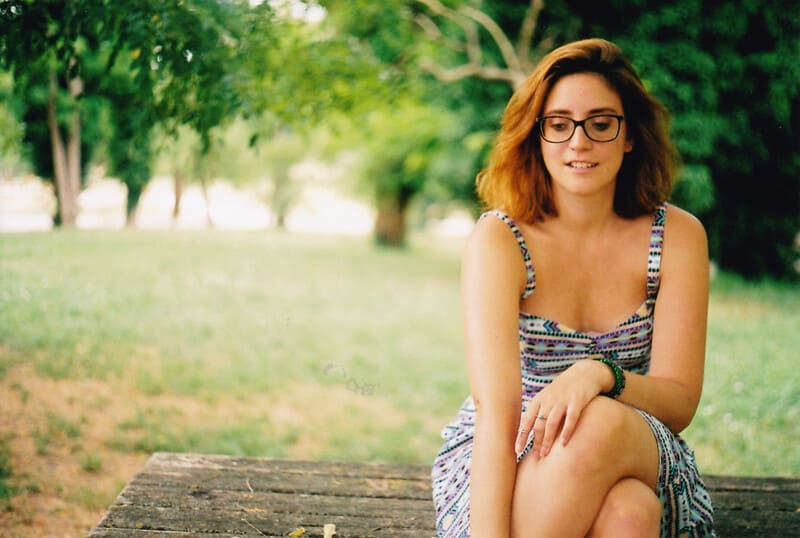
#> input picture pictures/img1.jpg, 800 x 538 px; its folder holds 4 pictures in this run
$ python face-recognition.py
#> lines starting #> are read from the running program, lines starting #| are printed output that depends on the picture; after the words box and inside, x2 and y2 are one past the last pixel; in counts of white or black regions, pixels touching at a corner belong together
import os
import time
import cv2

# fetch the images from a folder
def getListOfFiles(dirName):
#> called with dirName = 'pictures'
    listOfFile = os.listdir(dirName)
    allFiles = list()

    for entry in listOfFile:
        fullPath = os.path.join(dirName, entry)
        if os.path.isdir(fullPath):
            allFiles = allFiles + getListOfFiles(fullPath)
        else:
            allFiles.append(fullPath)
#> pass 2 of the loop in getListOfFiles, `for entry in listOfFile:`:
#> pass 3 of the loop in getListOfFiles, `for entry in listOfFile:`:
#> the loop made 4 passes; the first 3 are shown
    return allFiles

def main():
    dirName = 'pictures'
    listOfFiles = getListOfFiles(dirName)

    for i in range(5):
        imagePath = listOfFiles[i]
        print(imagePath)
        faceCascade = cv2.CascadeClassifier(cv2.data.haarcascades + 'haarcascade_frontalface_default.xml')  #model trained to detect faces
        image = cv2.imread(imagePath)
#> image is the input picture: shape (538, 800, 3); mean B, G, R 99.9, 145, 147.8
        gray = cv2.cvtColor(image, cv2.COLOR_BGR2GRAY) # turn image into shades of gray for better recognition
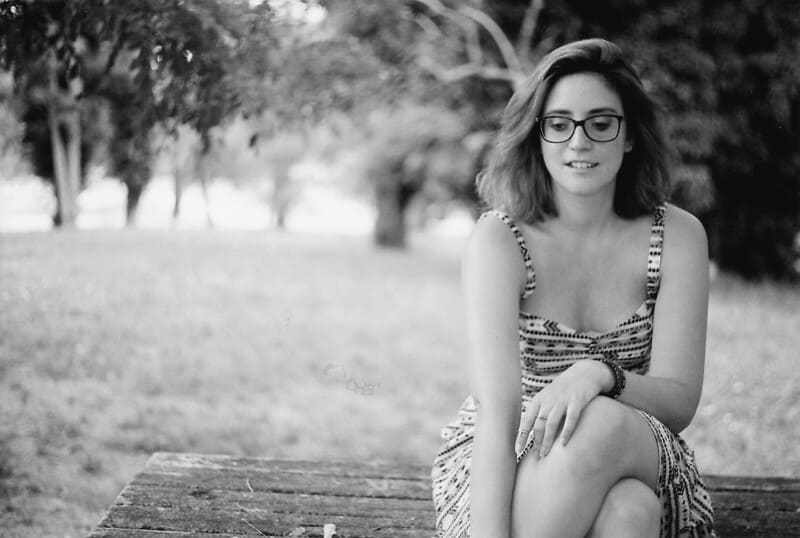
#> gray: shape (538, 800); min 1, max 250, mean 140.7

        faces = faceCascade.detectMultiScale(gray, scaleFactor = 1.1,
                                                   minNeighbors = 10,
                                                   minSize = ( 30,30 ) )
#> faces = [[524, 79, 117, 117]]

        #draw a rectangle in detected faces
        for (x, y, w, h) in faces:
            cv2.rectangle( image, ( x,y ), ( x + w , y + h ), ( 0, 255, 0 ), 2)
#> this loop made 1 pass
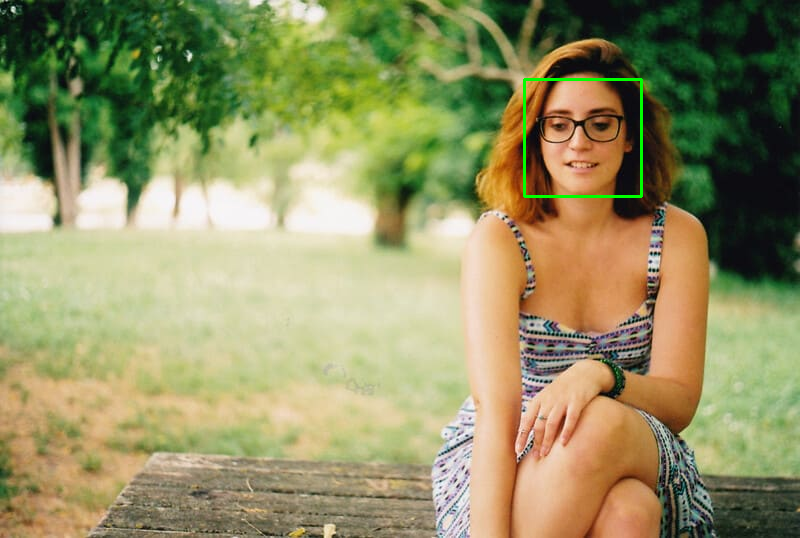
#> image: shape (538, 800, 3); 0.33% of pixels changed, all inside (x1, y1, x2, y2) = (523, 78, 643, 198)

        cv2.imshow("Faces found", image) #show image in desktop
        cv2.waitKey(2)
        time.sleep(2) #wait before killing the window
        cv2.destroyAllWindows()
#> pass 2 of the loop in main, `for i in range(5):`:
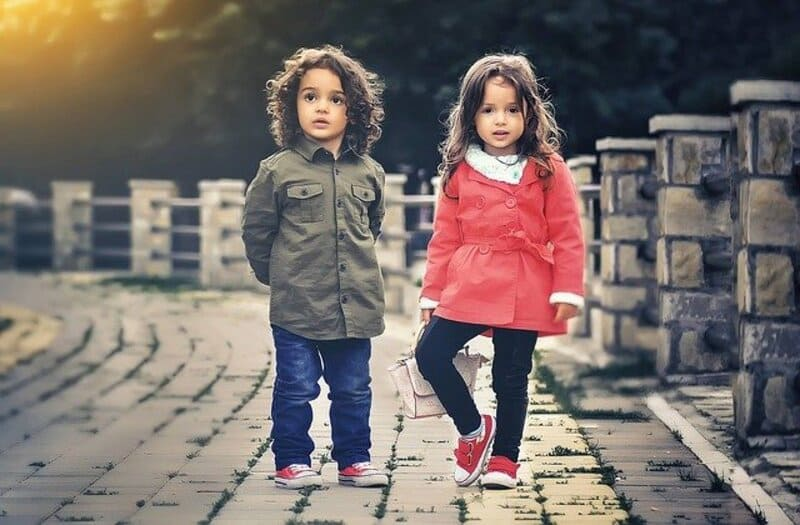
#> input picture pictures/img2.jpg, 800 x 525 px
#> in main, image is the input picture: shape (525, 800, 3); mean B, G, R 105.6, 109.3, 119.8
#> in main, `gray = cv2.cvtColor(image, cv2.COLOR_BGR2GRAY)`:
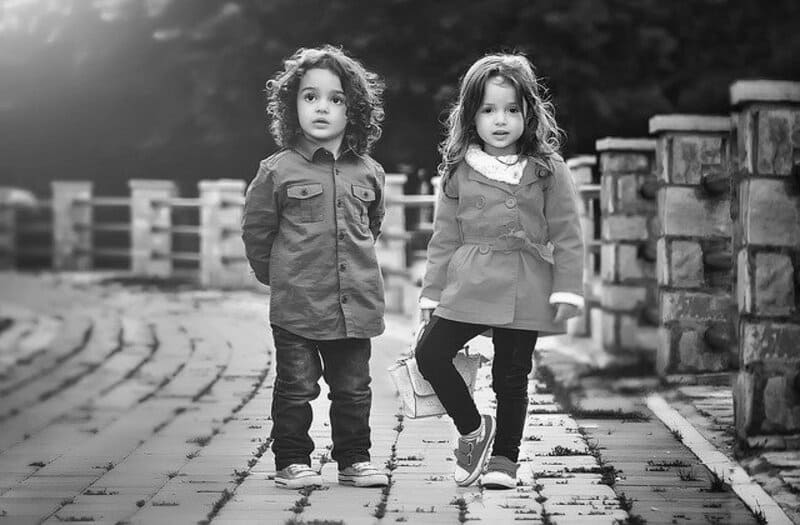
#> gray: shape (525, 800); min 0, max 255, mean 112
#> faces = [[470, 89, 60, 60], [289, 72, 67, 67]]
#> the loop in main, `for (x, y, w, h) in faces:` made 2 passes
#> after the loop in main, `for (x, y, w, h) in faces:`:
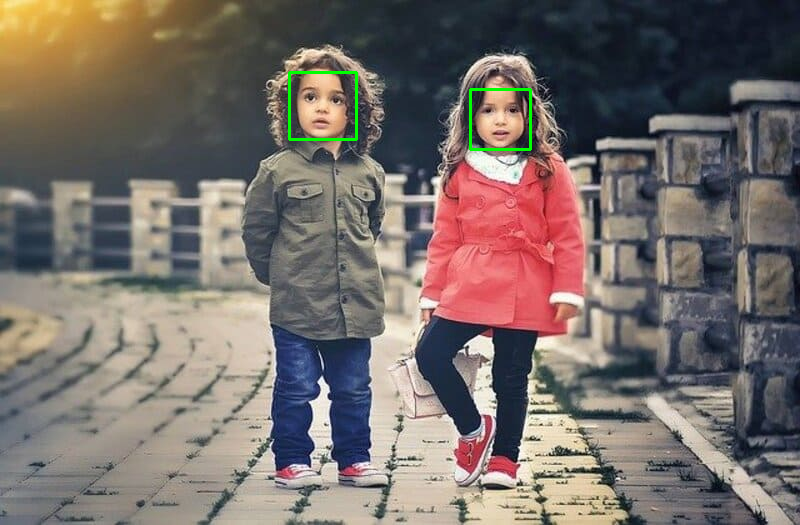
#> image: shape (525, 800, 3); 0.36% of pixels changed, all inside (x1, y1, x2, y2) = (288, 71, 532, 151)
#> pass 3 of the loop in main, `for i in range(5):`:
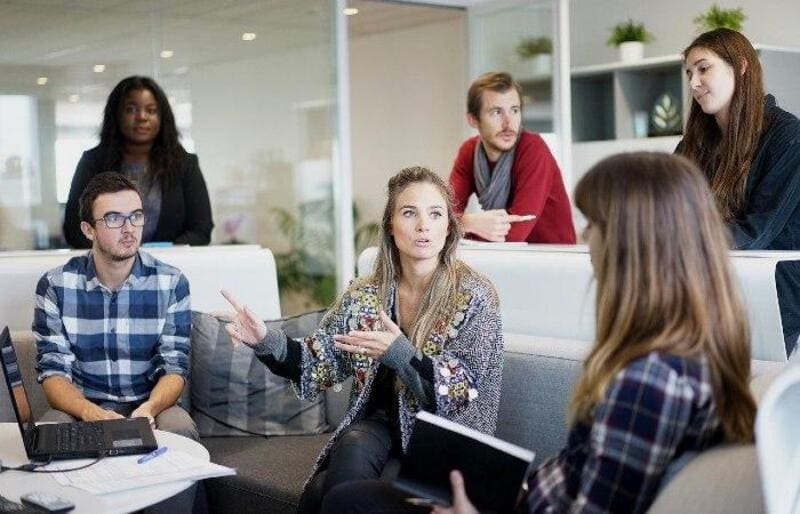
#> input picture pictures/img3.jpg, 800 x 514 px
#> in main, image is the input picture: shape (514, 800, 3); mean B, G, R 121.9, 123.6, 127.5
#> in main, `gray = cv2.cvtColor(image, cv2.COLOR_BGR2GRAY)`:
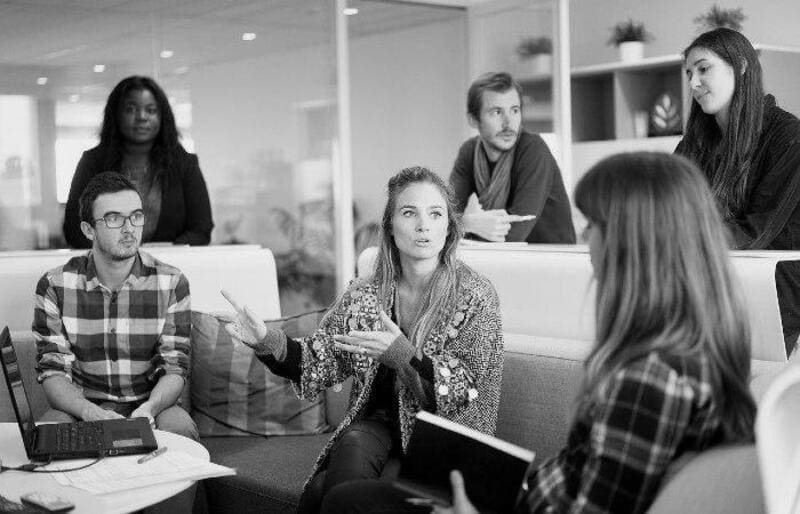
#> gray: shape (514, 800); min 0, max 254, mean 124.6
#> faces = [[115, 89, 52, 52], [477, 89, 56, 56], [678, 45, 65, 65], [387, 185, 72, 72], [95, 193, 60, 60]]
#> the loop in main, `for (x, y, w, h) in faces:` made 5 passes
#> after the loop in main, `for (x, y, w, h) in faces:`:
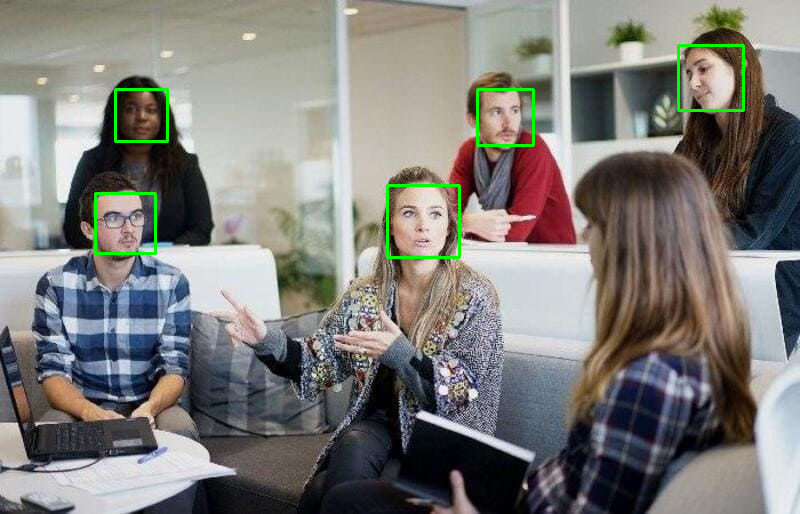
#> image: shape (514, 800, 3); 0.89% of pixels changed, all inside (x1, y1, x2, y2) = (94, 44, 745, 259)
#> the loop made 5 passes; the first 3 are shown

if __name__ == '__main__':
#> (the run stopped early here; a loop or call above may not have finished)
